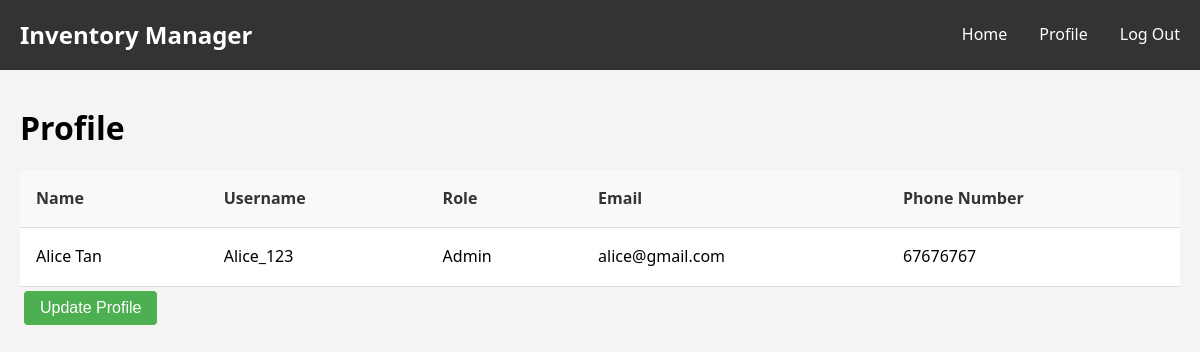
The page /pages/profile.php (signed in) on the database its author committed.
### tables this page shows
CREATE TABLE `users` (
  `id` int(11) NOT NULL AUTO_INCREMENT,
  `email` varchar(255) NOT NULL,
  `username` varchar(100) NOT NULL,
  `password_hash` varchar(255) NOT NULL,
  `role` enum('Admin', 'User') NOT NULL,
  `first_name` varchar(100) NOT NULL,
  `last_name` varchar(100) NOT NULL,
  `phone_number` varchar(10) NOT NULL,
  `created_at` timestamp NOT NULL DEFAULT current_timestamp(),
  `updated_at` timestamp NOT NULL DEFAULT current_timestamp() ON UPDATE current_timestamp(),
  PRIMARY KEY (`id`),
  UNIQUE KEY `username` (`username`),
  UNIQUE KEY `phone_number` (`phone_number`)
);

### pages/profile.php (the view, shortened to what this page needs)
<?php
require_once __DIR__ . '/../config/config.php';
$username = $_SESSION["username"];
$sql = "SELECT id, first_name, last_name, username, email, role, phone_number FROM users WHERE username = ?";
$stmt = $conn->prepare($sql);
$stmt->bind_param("s", $username);
if ($stmt->execute()) {
    $result = $stmt->get_result();
    if ($result->num_rows > 0) {
        $row = $result->fetch_assoc();
        $id = $row["id"];
        $firstName = $row["first_name"];
        $lastName = $row["last_name"];
        $username = $row["username"];
        $email = $row["email"];
        $role = $row["role"];
        $phoneNumber = $row["phone_number"];
    } else {
        echo "No book found with that ID.";
    }
} else {
    echo "Error searching: " . $conn->error;
}
?>
<!DOCTYPE html>
<html lang="en">
<head>
    <link rel="stylesheet" href="<?php echo BASE_URL; ?>/css/style.css">
</head>
<body>
    <?php include __DIR__ . '/../includes/header.php'; ?>
    <div class="container">
        <h1>Profile</h1>
        <table>
            <thead>
                <tr>
                    <th>Name</th>
                    <th>Username</th>
                    <th>Role</th>
                    <th>Email</th>
                    <th>Phone Number</th>
                </tr>
            </thead>
            <tbody>
                <tr>
                    <td><?php echo htmlspecialchars($firstName . " " . $lastName); ?></td>
                    <td><?php echo htmlspecialchars($username); ?></td>
                    <td><?php echo htmlspecialchars($role); ?></td>
                    <td><?php echo htmlspecialchars($email); ?></td>
                    <td><?php echo htmlspecialchars($phoneNumber); ?></td>
                </tr>
            </tbody>
        </table>
        <button type="button" class="btn btn-primary" onclick="window.location.href='update_profile.php?id=<?php echo $id; ?>'">Update Profile</button>
    </div>
</body>
</html>

### css/style.css (style rules this page uses)
* { margin: 0; padding: 0; box-sizing: border-box; }
html, body { height: 100%; }
body { font-family: 'Segoe UI', Tahoma, Geneva, Verdana, sans-serif; background-color: #f4f4f4; line-height: 1.6; display: flex; flex-direction: column; }
.container { max-width: 1200px; width: 100%; margin: 0 auto; padding: 0 20px; }
.btn { display: inline-block; padding: 0.5rem 1rem; margin: 0.25rem; border: none; border-radius: 4px; cursor: pointer; text-decoration: none; transition: background-color 0.3s; font-size: 1rem; }
.btn-primary { background-color: #4CAF50; color: white; }
table { width: 100%; border-collapse: collapse; margin-top: 1rem; background-color: white; }
table th, table td { padding: 1rem; text-align: left; border-bottom: 1px solid #ddd; }
table th { background-color: #f8f9fa; font-weight: bold; color: #333; }

### rows shown on the page
users: first_name+last_name "Alice Tan", username "Alice_123", role "Admin", email "alice@gmail.com", phone_number "67676767"
